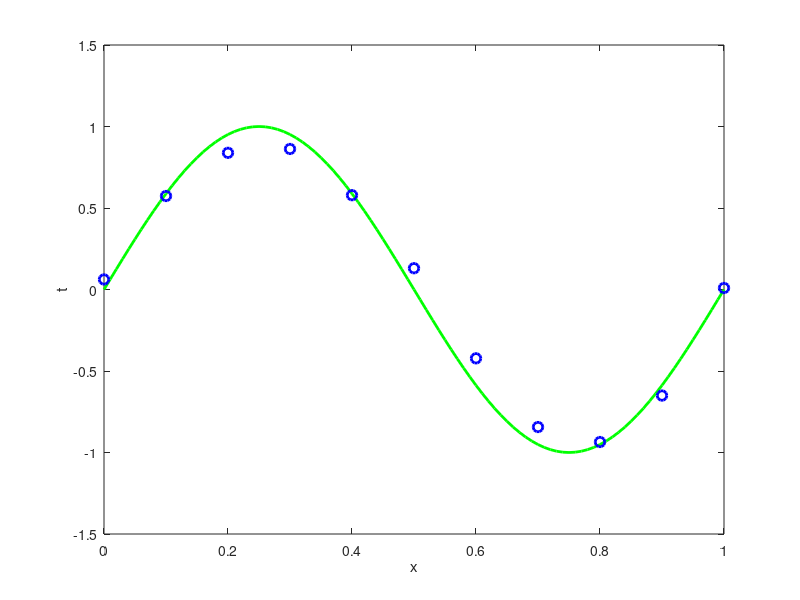

The MATLAB script that drew this image:
% Figure1.2
clear; close all;

x = 0 : 0.01 : 1;
figure;
y = sin(2 * pi * x);
plot(x, y, 'g-', 'LineWidth', 2); hold on;

x = 0 : 0.1 : 1;
sig = 0.1;
z = sin(2 * pi * x) + normrnd(0, sig, [1, length(x)]);
scatter(x, z, 50, 'MarkerEdgeColor', 'b', 'LineWidth', 2);
xlabel('x');
ylabel('t');
axis([0, 1, -1.5 1.5]);
